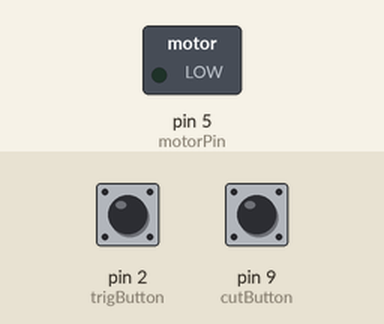
A sketch run on a simulated Arduino Uno, built with avr-gcc and run on an emulated ATmega328P. On the bench: switched loads named in the sketch (green lamp = pin HIGH). The inputs (shaded band) are chosen by the test bench; at power-on: pin 2 (trigButton) HIGH, pin 9 (cutButton) HIGH. What the sketch prints to the serial monitor is not drawn.

Above: at 1.2 s.
1.3 s: pin 2 (trigButton) pulled LOW for 1 s
At 1.6 s:
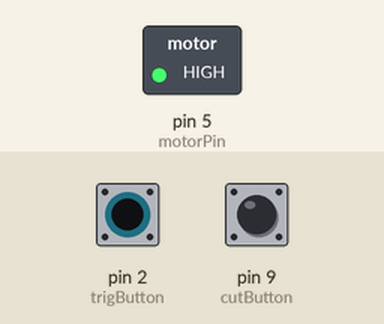
3.8 s: pin 9 (cutButton) pulled LOW for 0.15 s
At 4.2 s:
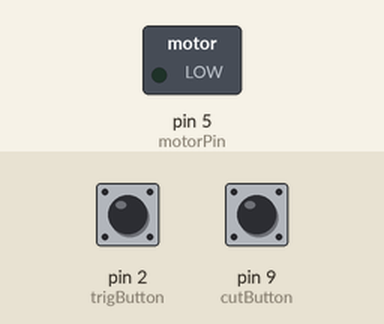
6.9 s: pin 9 (cutButton) pulled LOW for 1 s
10.9 s: pin 2 (trigButton) pulled LOW for 0.15 s
At 12.1 s:
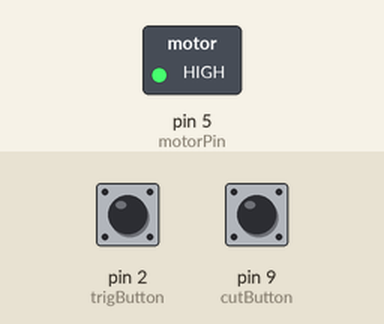
12.5 s: pin 2 (trigButton) driven LOW
15.5 s: pin 9 (cutButton) pulled LOW for 3.2 s
At 17.0 s:
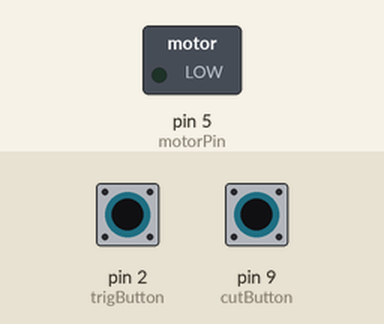
Timing chart, 0 to 18.5 s (numbered marks = the images above; inputs shaded):
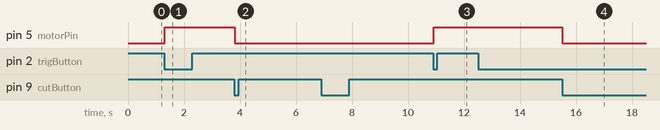

Measured:
- after the input at 1.3 s, pin 5 (motorPin): LOW → HIGH at once
- after the input at 3.8 s, pin 5 (motorPin): HIGH → LOW at once
- after the input at 6.9 s, every drawn part: stays the same
- after the input at 10.9 s, pin 5 (motorPin): LOW → HIGH at once
- after the input at 12.5 s, every drawn part: stays the same
- after the input at 15.5 s, pin 5 (motorPin): HIGH → LOW at once

The sketch:

ETRIG_W_Sleep.ino
```cpp
#include <avr/sleep.h>
#include <avr/power.h>

const byte trigButton = 2;
const byte cutButton = 9;
const byte motorPin = 5;
unsigned long previousMillis = 0;//for measuring time in case of mechanical failure.
 const long interval = 15000;
void setup() {
  Serial.begin(9600);
  //configure input pins with pullup resistors
  pinMode(trigButton, INPUT_PULLUP);
  pinMode(cutButton, INPUT_PULLUP);

  //configure output pin(s)
  pinMode(motorPin, OUTPUT);


}
void pin2Interrupt()
{
  //detachInterrupt(digitalPinToInterrupt(trigButton));
  /* This will bring us back from sleep. */

  /* We detach the interrupt to stop it from
   * continuously firing while the interrupt pin
   * is low.
   */

}
void enterSleep(void)
{

  /* Setup pin2 as an interrupt and attach handler. */
  attachInterrupt(digitalPinToInterrupt(trigButton), pin2Interrupt, LOW);
  delay(100);

  set_sleep_mode(SLEEP_MODE_PWR_DOWN);

  sleep_enable();

  sleep_mode();

  /* The program will continue from here. */

  /* First thing to do is disable sleep. */
  sleep_disable();
  detachInterrupt(digitalPinToInterrupt(trigButton));
}
bool trigHeldFunc(bool trigPull)
{
  while(trigPull == true && digitalRead(trigButton) == LOW)
    {
      if(digitalRead(trigButton) == LOW && digitalRead(cutButton) == HIGH)
      {
        digitalWrite(motorPin, LOW);
        delay(20);
      }
      else if(digitalRead(trigButton) == HIGH && digitalRead(cutButton) == HIGH)
      {
        digitalWrite(motorPin, LOW);
        trigPull =! trigPull;
        Serial.println(trigPull);
        break;
      }
      else if(digitalRead(trigButton) == HIGH && digitalRead(cutButton) == LOW)
      {
        digitalWrite(motorPin, LOW);
        trigPull =! trigPull;
        break;
      }
    }
}

bool trigFunc(bool trigPull, int cutoff)//initial loop that waits until trigger is pulled
{

  while (cutoff == 1 && trigPull == false)
  {
    Serial.println("In loop");

    unsigned long currentMillis = millis();
    bool trigState = false;

    if (digitalRead(trigButton) == LOW && digitalRead(cutButton) == HIGH)
    {
      previousMillis = currentMillis;
      delay(10);
      digitalWrite(motorPin, HIGH);
    }
    else if (trigPull == true)
    {
      return;
    }
     else if (digitalRead(cutButton) == LOW)
    {
      previousMillis = currentMillis;
      trigState = ! trigState;
       digitalWrite(motorPin, LOW);
      return trigState;
    }
    else if(digitalRead(trigButton) == HIGH && digitalRead(cutButton) == HIGH && currentMillis-previousMillis >= interval)
    {
      previousMillis = currentMillis;
      digitalWrite(motorPin, LOW);
      Serial.println("Entering sleep");
      delay(1000);
      enterSleep();
      break;
    }
  }
}
void loop() {
  bool trigPull = false;
  //read the buttons value into a variable
   byte cutoff = digitalRead(cutButton);
  if(digitalRead(trigButton) == HIGH)
  {
    trigPull = false;
  }

 trigPull = trigFunc(trigPull,cutoff);
 trigHeldFunc(trigPull);
}
```
